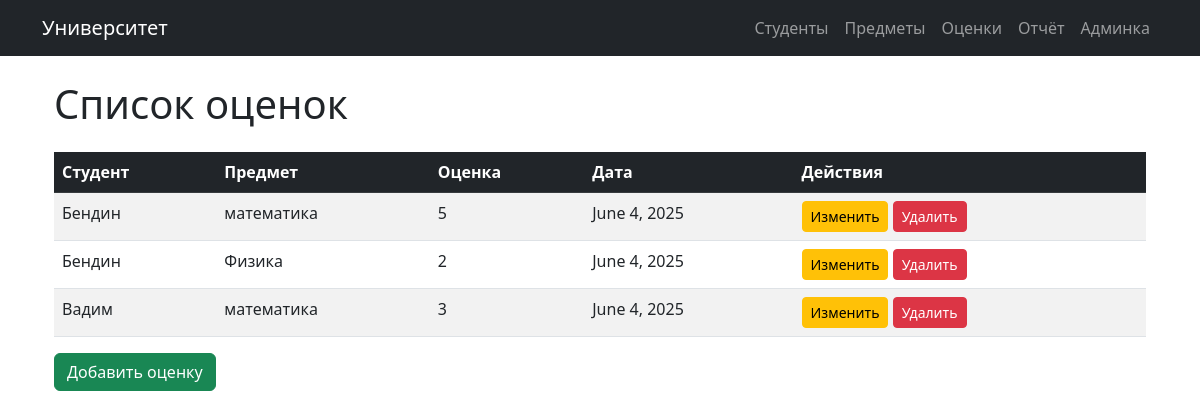
The app's page /grades/, older data.
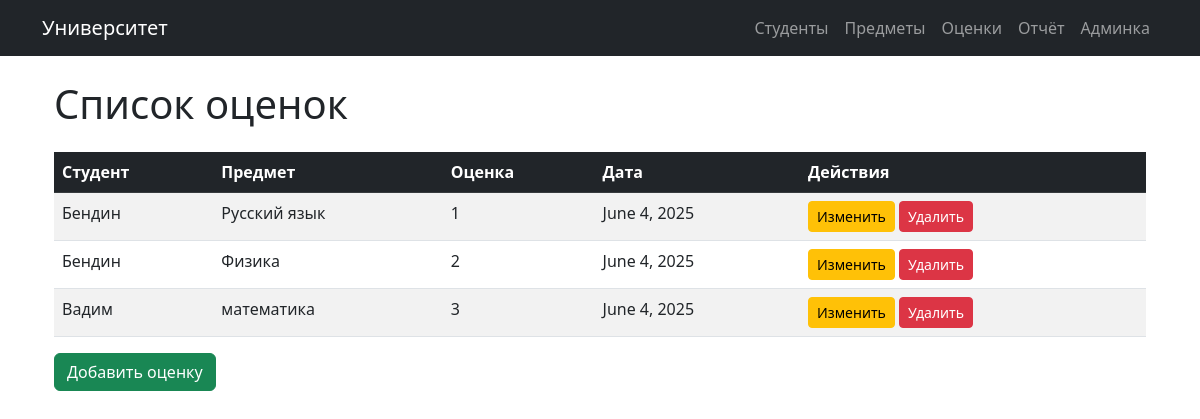
The same page, newer data.
### university/models.py (models this page shows, shortened)
class Grade(models.Model):
    student = models.ForeignKey(Student, on_delete=models.CASCADE, verbose_name="Студент")
    subject = models.ForeignKey(Subject, on_delete=models.CASCADE, verbose_name="Предмет")
    value = models.IntegerField(
        verbose_name="Оценка",
        choices=[(i, i) for i in range(1, 6)]  # Оценки от 1 до 5
    )
    date = models.DateField(auto_now_add=True, verbose_name="Дата")

class Subject(models.Model):
    name = models.CharField(max_length=100, verbose_name="Название")
    description = models.TextField(blank=True, verbose_name="Описание")

class Student(models.Model):
    name = models.CharField(max_length=100, verbose_name="ФИО")
    email = models.EmailField(unique=True, verbose_name="Email")
    group = models.CharField(max_length=10, verbose_name="Группа")

### university/views.py (the view)
# urls.py: path('grades/', GradeListView.as_view(), name='grade_list'),
class GradeListView(ListView):
    model = Grade
    template_name = 'university/grade_list.html'
    context_object_name = 'grades'

### university/templates/university/grade_list.html
{% extends 'university/base.html' %}
{% block content %}
<div class="container mt-4">
    <h1 class="mb-4">Список оценок</h1>
    <table class="table table-striped">
        <thead class="table-dark">
            <tr>
                <th>Студент</th>
                <th>Предмет</th>
                <th>Оценка</th>
                <th>Дата</th>
                <th>Действия</th>
            </tr>
        </thead>
        <tbody>
            {% for grade in grades %}
            <tr>
                <td>{{ grade.student.name }}</td>
                <td>{{ grade.subject.name }}</td>
                <td>{{ grade.value }}</td>
                <td>{{ grade.date }}</td>
                <td>
                    <a href="{% url 'grade_update' grade.pk %}" class="btn btn-sm btn-warning">Изменить</a>
                    <a href="{% url 'grade_delete' grade.pk %}" class="btn btn-sm btn-danger">Удалить</a>
                </td>
            </tr>
            {% endfor %}
        </tbody>
    </table>
    <a href="{% url 'grade_create' %}" class="btn btn-success">Добавить оценку</a>
</div>
{% endblock %}

Row changes from the older to the newer data that the page shows:
changed Grade: subject.name "математика" → "Русский язык"; value "5" → "1"
